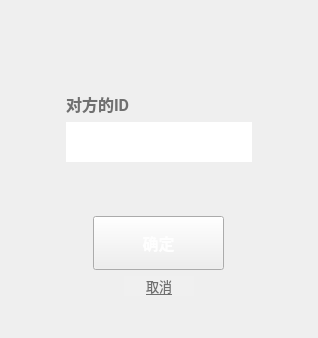
<?xml version="1.0" encoding="UTF-8"?>
<ui version="4.0">
 <class>addFriend</class>
 <widget class="QWidget" name="addFriend">
  <property name="geometry">
   <rect>
    <x>0</x>
    <y>0</y>
    <width>318</width>
    <height>338</height>
   </rect>
  </property>
  <property name="sizePolicy">
   <sizepolicy hsizetype="Fixed" vsizetype="Fixed">
    <horstretch>0</horstretch>
    <verstretch>0</verstretch>
   </sizepolicy>
  </property>
  <property name="minimumSize">
   <size>
    <width>318</width>
    <height>338</height>
   </size>
  </property>
  <property name="maximumSize">
   <size>
    <width>318</width>
    <height>338</height>
   </size>
  </property>
  <property name="font">
   <font>
    <family>Roboto</family>
   </font>
  </property>
  <property name="windowTitle">
   <string>Form</string>
  </property>
  <property name="styleSheet">
   <string notr="true">color: rgb(240, 240, 240);</string>
  </property>
  <layout class="QVBoxLayout" name="verticalLayout_2">
   <property name="leftMargin">
    <number>0</number>
   </property>
   <property name="topMargin">
    <number>0</number>
   </property>
   <property name="rightMargin">
    <number>0</number>
   </property>
   <property name="bottomMargin">
    <number>0</number>
   </property>
   <item>
    <widget class="QWidget" name="widget" native="true">
     <property name="styleSheet">
      <string notr="true">#widget{
	background-image: url(:/src/GUI/bg300x320.png);
}</string>
     </property>
     <layout class="QVBoxLayout" name="verticalLayout">
      <property name="leftMargin">
       <number>18</number>
      </property>
      <property name="topMargin">
       <number>18</number>
      </property>
      <property name="rightMargin">
       <number>18</number>
      </property>
      <property name="bottomMargin">
       <number>18</number>
      </property>
      <item>
       <layout class="QHBoxLayout" name="horizontalLayout_7">
        <item>
         <widget class="QPushButton" name="closeButton">
          <property name="sizePolicy">
           <sizepolicy hsizetype="Fixed" vsizetype="Fixed">
            <horstretch>0</horstretch>
            <verstretch>0</verstretch>
           </sizepolicy>
          </property>
          <property name="minimumSize">
           <size>
            <width>16</width>
            <height>16</height>
           </size>
          </property>
          <property name="maximumSize">
           <size>
            <width>16</width>
            <height>16</height>
           </size>
          </property>
          <property name="styleSheet">
           <string notr="true">QPushButton{
    image: url(:/src/GUI/close.png);
    border-style: outset;
}
QPushButton:hover{
    image: url(:/src/GUI/close_hover.png);
    border-style: outset;
}
QPushButton:pressed{
    image: url(:/src/GUI/close_hover.png);
    border-style: outset;
}
</string>
          </property>
          <property name="text">
           <string/>
          </property>
         </widget>
        </item>
        <item>
         <spacer name="horizontalSpacer">
          <property name="orientation">
           <enum>Qt::Horizontal</enum>
          </property>
          <property name="sizeHint" stdset="0">
           <size>
            <width>40</width>
            <height>20</height>
           </size>
          </property>
         </spacer>
        </item>
       </layout>
      </item>
      <item>
       <spacer name="verticalSpacer_2">
        <property name="orientation">
         <enum>Qt::Vertical</enum>
        </property>
        <property name="sizeHint" stdset="0">
         <size>
          <width>20</width>
          <height>40</height>
         </size>
        </property>
       </spacer>
      </item>
      <item>
       <layout class="QHBoxLayout" name="horizontalLayout_2">
        <property name="leftMargin">
         <number>48</number>
        </property>
        <item>
         <widget class="QLabel" name="label_2">
          <property name="font">
           <font>
            <family>Roboto</family>
            <pointsize>12</pointsize>
            <weight>75</weight>
            <bold>true</bold>
           </font>
          </property>
          <property name="styleSheet">
           <string notr="true">color: rgb(112, 112, 112);</string>
          </property>
          <property name="text">
           <string>对方的ID</string>
          </property>
         </widget>
        </item>
       </layout>
      </item>
      <item>
       <layout class="QHBoxLayout" name="horizontalLayout">
        <item>
         <widget class="QLineEdit" name="newUserNameEdit">
          <property name="sizePolicy">
           <sizepolicy hsizetype="Fixed" vsizetype="Fixed">
            <horstretch>0</horstretch>
            <verstretch>0</verstretch>
           </sizepolicy>
          </property>
          <property name="minimumSize">
           <size>
            <width>186</width>
            <height>40</height>
           </size>
          </property>
          <property name="maximumSize">
           <size>
            <width>186</width>
            <height>40</height>
           </size>
          </property>
          <property name="font">
           <font>
            <family>Roboto</family>
            <pointsize>12</pointsize>
           </font>
          </property>
          <property name="styleSheet">
           <string notr="true">background-image: url(:/src/GUI/input.png);
border-style: outset;
color: rgb(112, 112, 112);</string>
          </property>
          <property name="echoMode">
           <enum>QLineEdit::Normal</enum>
          </property>
          <property name="alignment">
           <set>Qt::AlignCenter</set>
          </property>
         </widget>
        </item>
       </layout>
      </item>
      <item>
       <spacer name="verticalSpacer_3">
        <property name="orientation">
         <enum>Qt::Vertical</enum>
        </property>
        <property name="sizeHint" stdset="0">
         <size>
          <width>20</width>
          <height>40</height>
         </size>
        </property>
       </spacer>
      </item>
      <item>
       <layout class="QHBoxLayout" name="horizontalLayout_5">
        <item>
         <widget class="QPushButton" name="confirmButton">
          <property name="sizePolicy">
           <sizepolicy hsizetype="Fixed" vsizetype="Fixed">
            <horstretch>0</horstretch>
            <verstretch>0</verstretch>
           </sizepolicy>
          </property>
          <property name="minimumSize">
           <size>
            <width>131</width>
            <height>54</height>
           </size>
          </property>
          <property name="font">
           <font>
            <family>Roboto</family>
            <pointsize>12</pointsize>
            <weight>75</weight>
            <bold>true</bold>
           </font>
          </property>
          <property name="styleSheet">
           <string notr="true">QPushButton{
    border-image: url(:/src/GUI/button.png);
    color:rgb(254, 254, 254);
}
QPushButton:hover{
    border-image: url(:/src/GUI/button_hover.png);
    color:rgb(254, 254, 254);
}
QPushButton:pressed{
    border-image: url(:/src/GUI/button_press.png);
    color:rgb(254, 254, 254);
}
</string>
          </property>
          <property name="text">
           <string>确定</string>
          </property>
         </widget>
        </item>
       </layout>
      </item>
      <item>
       <layout class="QHBoxLayout" name="horizontalLayout_6">
        <item>
         <widget class="QPushButton" name="cancelButton">
          <property name="sizePolicy">
           <sizepolicy hsizetype="Fixed" vsizetype="Fixed">
            <horstretch>0</horstretch>
            <verstretch>0</verstretch>
           </sizepolicy>
          </property>
          <property name="minimumSize">
           <size>
            <width>70</width>
            <height>17</height>
           </size>
          </property>
          <property name="font">
           <font>
            <family>Roboto</family>
            <pointsize>10</pointsize>
            <underline>true</underline>
           </font>
          </property>
          <property name="styleSheet">
           <string notr="true">QPushButton{
    color: rgb(112, 112, 112);
    background-color: rgb(240, 240, 240);
    border-style: outset;
}
QPushButton:hover{
    color: rgb(90, 147, 255);
    background-color: rgb(240, 240, 240);
    border-style: outset;
}
QPushButton:pressed{
    color:rgb(67, 120, 221);
    background-color: rgb(240, 240, 240);
    border-style: outset;
}
</string>
          </property>
          <property name="text">
           <string>取消</string>
          </property>
         </widget>
        </item>
       </layout>
      </item>
      <item>
       <spacer name="verticalSpacer">
        <property name="orientation">
         <enum>Qt::Vertical</enum>
        </property>
        <property name="sizeType">
         <enum>QSizePolicy::Fixed</enum>
        </property>
        <property name="sizeHint" stdset="0">
         <size>
          <width>20</width>
          <height>24</height>
         </size>
        </property>
       </spacer>
      </item>
     </layout>
    </widget>
   </item>
  </layout>
 </widget>
 <resources/>
 <connections/>
</ui>
